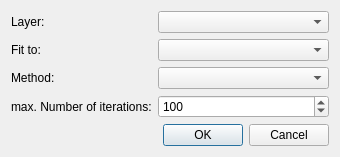
<?xml version="1.0" encoding="UTF-8"?>
<ui version="4.0">
 <class>Dialog</class>
 <widget class="QDialog" name="Dialog">
  <property name="geometry">
   <rect>
    <x>0</x>
    <y>0</y>
    <width>340</width>
    <height>153</height>
   </rect>
  </property>
  <property name="windowTitle">
   <string>Layer diffusion length fitting menu</string>
  </property>
  <layout class="QVBoxLayout" name="verticalLayout">
   <item>
    <layout class="QFormLayout" name="formLayout">
     <item row="0" column="0">
      <widget class="QLabel" name="label">
       <property name="text">
        <string>Layer:</string>
       </property>
      </widget>
     </item>
     <item row="0" column="1">
      <widget class="QComboBox" name="layersCB"/>
     </item>
     <item row="1" column="0">
      <widget class="QLabel" name="label_2">
       <property name="text">
        <string>Fit to:</string>
       </property>
      </widget>
     </item>
     <item row="1" column="1">
      <widget class="QComboBox" name="referencesCB"/>
     </item>
     <item row="3" column="1">
      <widget class="QSpinBox" name="noOfIterationsSB">
       <property name="minimum">
        <number>1</number>
       </property>
       <property name="maximum">
        <number>9999</number>
       </property>
       <property name="value">
        <number>100</number>
       </property>
      </widget>
     </item>
     <item row="3" column="0">
      <widget class="QLabel" name="label_3">
       <property name="text">
        <string>max. Number of iterations:</string>
       </property>
      </widget>
     </item>
     <item row="2" column="1">
      <widget class="QComboBox" name="methodCB"/>
     </item>
     <item row="2" column="0">
      <widget class="QLabel" name="label_4">
       <property name="text">
        <string>Method:</string>
       </property>
      </widget>
     </item>
    </layout>
   </item>
   <item>
    <widget class="QDialogButtonBox" name="buttonBox">
     <property name="orientation">
      <enum>Qt::Horizontal</enum>
     </property>
     <property name="standardButtons">
      <set>QDialogButtonBox::Cancel|QDialogButtonBox::Ok</set>
     </property>
    </widget>
   </item>
  </layout>
 </widget>
 <resources/>
 <connections>
  <connection>
   <sender>buttonBox</sender>
   <signal>accepted()</signal>
   <receiver>Dialog</receiver>
   <slot>accept()</slot>
   <hints>
    <hint type="sourcelabel">
     <x>248</x>
     <y>254</y>
    </hint>
    <hint type="destinationlabel">
     <x>157</x>
     <y>274</y>
    </hint>
   </hints>
  </connection>
  <connection>
   <sender>buttonBox</sender>
   <signal>rejected()</signal>
   <receiver>Dialog</receiver>
   <slot>reject()</slot>
   <hints>
    <hint type="sourcelabel">
     <x>316</x>
     <y>260</y>
    </hint>
    <hint type="destinationlabel">
     <x>286</x>
     <y>274</y>
    </hint>
   </hints>
  </connection>
 </connections>
</ui>
